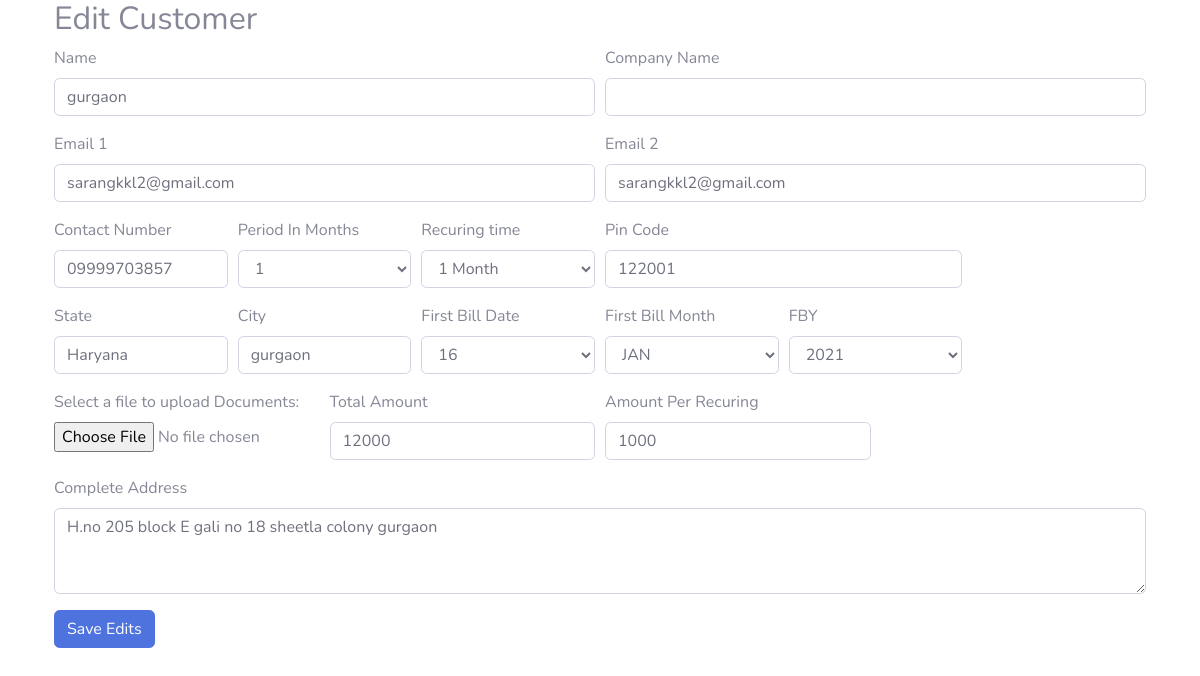
/billings/edit_customer/8, run on the app's committed database.
### billing/models.py (models this page shows, shortened)
class Customer(models.Model):
    states_of_customer = (
        ('active','Active'),
        ('disable','Disable'),
    )
    name = models.CharField(max_length=50,blank=True,null=True)
    company_name = models.CharField(max_length=50,blank=True,null=True)
    address_1 = models.CharField(max_length=500,blank=True,null=True)
    city = models.CharField(max_length=50,blank=True,null=True)
    state = models.CharField(max_length=50,blank=True,null=True)
    email_1 = models.EmailField(blank=True,null=True)
    email_2 = models.EmailField(blank=True,null=True)
    mobile_no = models.CharField(max_length=14,blank=True,null=True)
    recuring_time = models.IntegerField()
    recuring_amount = models.IntegerField(blank=True,null=True)
    period = models.IntegerField()
    joining_date = models.DateField(auto_now_add=True,blank=True,null=True)
    total_amount = models.IntegerField(blank=True,null=True)
    next_payment_date = models.CharField(blank=True,null=True,max_length=3)
    next_payment_month = models.CharField(blank=True,null=True,max_length=3)
    next_payment_year = models.IntegerField(blank=True,null=True)
    eligible = models.BooleanField(blank= True,null=True)
    pin_code = models.CharField(max_length=14,blank=True,null=True)
    documents = models.FileField(upload_to="customer/documnets")
    staus = models.CharField(max_length=10,choices=states_of_customer,blank=True,null=True,default="active")

### billing/views.py (the view)
# urls.py: path('edit_customer/<int:id>',views.edit_customer,name="edit_customer"),
def edit_customer(request,id):
    cust = Customer.objects.get(id = id)
    context = {"customer":cust}
    return render(request,"billing/edit_customer.html",context)

### templates/billing/edit_customer.html (shortened to what this page needs)
{% extends 'base.html' %}
{% block body %}
<div class="container">
    <h2>Edit Customer</h2>
    <form action="{% url 'create_customer_handle' %}" method="POST">
        <div class="form-row">
            <div class="form-group col-md-6">
                <label for="inputEmail4">Name</label>
                <input type="text" class="form-control" id="inputEmail4" required name="name" value="{{customer.name}}">
            </div>
            <div class="form-group col-md-6">
                <label for="inputPassword4">Company Name</label>
                <input type="text" class="form-control" id="inputPassword4" name="company_name" required value="{{customer.customer_name}}">
            </div>
        </div>
        <div class="form-row">
            <div class="form-group col-md-6">
                <label for="inputAddress">Email 1</label>
                <input type="email" class="form-control" id="inputAddress" name="email_1" placeholder="abc@email.com" value="{{customer.email_1}}">
            </div>
            <div class="form-group col-md-6">
                <label for="inputAddress">Email 2</label>
                <input type="email" class="form-control" id="inputAddress" name="email_2" placeholder="abc@email.com" value="{{customer.email_2}}">
            </div>
            <div class="form-group col-md-2">
                <label for="inputAddress2">Contact Number</label>
                <input type="number" class="form-control" id="inputAddress2" name="number" placeholder="99XX80XXXX" value="{{customer.mobile_no}}">
            </div>
            <div class="form-group col-md-2">
                <label for="inputState">Period In Months</label>
                <select id="inputState" class="form-control" name="period" >
                  <option value="{{customer.period}}">{{customer.period}}</option>
                </select>
            </div>
            <div class="form-group col-md-2">
                <label for="inputState">Recuring time</label>
                <select id="inputState" class="form-control" name="recuring_time">
                  <option value="{{customer.recuring_time}}">{{customer.recuring_time}} Month</option>
                </select>
            </div>
            <div class="form-group col-md-4">
                <label for="inputAddress2">Pin Code</label>
                <input type="number" class="form-control" id="inputAddress2" name="pin_code" placeholder="" value="{{customer.pin_code}}">
            </div>
        </div>
        <div class="form-row">
            <div class="form-group col-md-2">
                <label for="inputEmail4">State</label>
                <input type="text" class="form-control" id="inputEmail4" required name="state" value="{{customer.state}}">
            </div>
            <div class="form-group col-md-2">
                <label for="inputEmail4">City</label>
                <input type="text" class="form-control" id="inputEmail4" required name="city" value="{{customer.city}}">
            </div>
            <div class="form-group col-md-2">
                <label for="">First Bill Date</label>
                <select id="inputState" class="form-control" name="date">
                    <option value="{{customer.next_payment_date}}">{{customer.next_payment_date}}</option>
                  </select>
            </div>
            <div class="form-group col-md-2">
                <label for="">First Bill Month</label>
                <select id="inputState" class="form-control" name="month">
                    <option value="1">JAN</option>
                  </select>
            </div>
            <div class="form-group col-md-2">
                <label for="">FBY</label>
                <select id="inputState" class="form-control" name="year">
                    <option value="2021">2021</option>
                  </select>
            </div>
        </div>
        <div class="form-row">
            <div class="form-group col-md-3">
                <label for="myfile">Select a file to upload Documents:</label>
                <input type="file" name="documents">
            </div>
            <div class="form-group col-md-3">
                <label for="inputAddress2">Total Amount</label>
                <input type="number" class="form-control" id="inputAddress2" name="amount" placeholder="" value="{{customer.total_amount}}">
            </div>
            <div class="form-group col-md-3">
                <label for="inputAddress2">Amount Per Recuring</label>
                <input type="number" class="form-control" id="inputAddress2" name="recuring_amount" placeholder="" value="{{customer.recuring_amount}}">
            </div>
        </div>
        <div class="form-group">
            <label for="exampleFormControlTextarea1">Complete Address</label>
            <textarea class="form-control" id="exampleFormControlTextarea1" rows="3" name="address" value="">{{customer.address_1}}</textarea>
        </div>
        <button type="submit" class="btn btn-primary mb-3">Save Edits</button>
    </form>
</div>
{% endblock body %}

### data on the page
Customer: name "gurgaon", email_1 "sarangkkl2@gmail.com", email_2 "sarangkkl2@gmail.com", number "09999703857", period "1", recuring_time "1 Month", pin_code "122001", state "Haryana", city "gurgaon", date "16", amount "12000", recuring_amount "1000", address "H.no 205 block E gali no 18 sheetla colony gurgaon"
